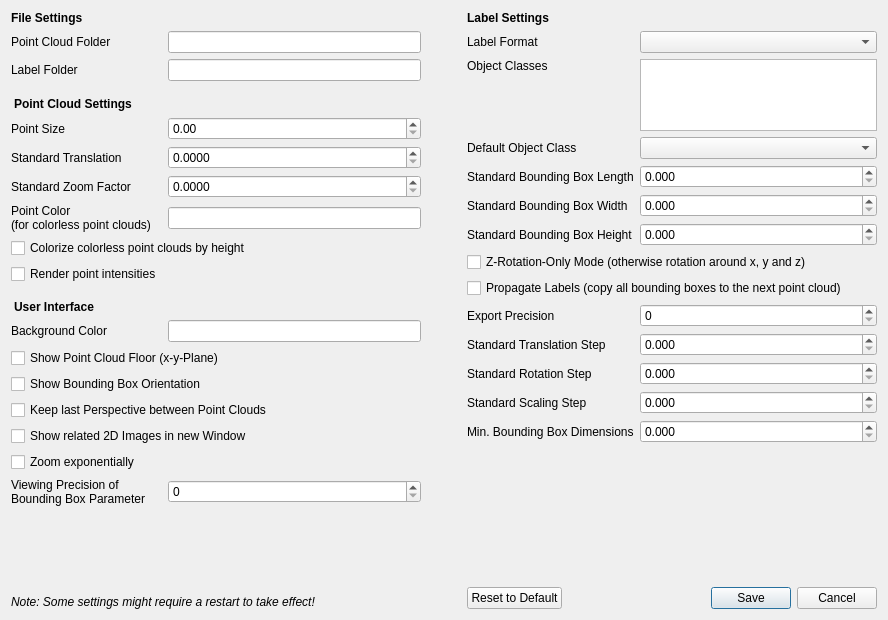
<?xml version="1.0" encoding="UTF-8"?>
<ui version="4.0">
 <class>SettingsDialog</class>
 <widget class="QDialog" name="SettingsDialog">
  <property name="geometry">
   <rect>
    <x>0</x>
    <y>0</y>
    <width>888</width>
    <height>620</height>
   </rect>
  </property>
  <property name="windowTitle">
   <string>Change Settings</string>
  </property>
  <layout class="QHBoxLayout" name="horizontalLayout">
   <item>
    <layout class="QGridLayout" name="gridLayout">
     <property name="sizeConstraint">
      <enum>QLayout::SetMaximumSize</enum>
     </property>
     <property name="rightMargin">
      <number>0</number>
     </property>
     <item row="15" column="1" colspan="2">
      <widget class="QCheckBox" name="checkBox_show2dimage">
       <property name="text">
        <string>Show related 2D Images in new Window</string>
       </property>
      </widget>
     </item>
     <item row="18" column="1">
      <spacer name="verticalSpacer_2">
       <property name="orientation">
        <enum>Qt::Vertical</enum>
       </property>
       <property name="sizeHint" stdset="0">
        <size>
         <width>20</width>
         <height>40</height>
        </size>
       </property>
      </spacer>
     </item>
     <item row="8" column="1" colspan="2">
      <widget class="QCheckBox" name="checkBox_colorizecolorless">
       <property name="toolTip">
        <string>Colerize colorless point clouds by height value.</string>
       </property>
       <property name="text">
        <string>Colorize colorless point clouds by height</string>
       </property>
      </widget>
     </item>
     <item row="13" column="1" colspan="2">
      <widget class="QCheckBox" name="checkBox_showbboxorientation">
       <property name="toolTip">
        <string>Visualizes the object's orientation with an arrow.</string>
       </property>
       <property name="text">
        <string>Show Bounding Box Orientation</string>
       </property>
      </widget>
     </item>
     <item row="14" column="1" colspan="2">
      <widget class="QCheckBox" name="checkBox_keepperspective">
       <property name="toolTip">
        <string>Applies the last perspective of the previous point cloud to the current point cloud when loading.</string>
       </property>
       <property name="text">
        <string>Keep last Perspective between Point Clouds</string>
       </property>
      </widget>
     </item>
     <item row="0" column="1">
      <widget class="QLabel" name="title_filesettings">
       <property name="sizePolicy">
        <sizepolicy hsizetype="Preferred" vsizetype="Maximum">
         <horstretch>0</horstretch>
         <verstretch>0</verstretch>
        </sizepolicy>
       </property>
       <property name="font">
        <font>
         <weight>75</weight>
         <bold>true</bold>
        </font>
       </property>
       <property name="text">
        <string>File Settings</string>
       </property>
      </widget>
     </item>
     <item row="11" column="2">
      <widget class="QLineEdit" name="lineEdit_backgroundcolor">
       <property name="toolTip">
        <string>Background color of the point cloud viewer (rgb).</string>
       </property>
      </widget>
     </item>
     <item row="2" column="2">
      <widget class="QLineEdit" name="lineEdit_labelfolder">
       <property name="toolTip">
        <string>Path to the folder where the label files will be saved.</string>
       </property>
      </widget>
     </item>
     <item row="19" column="1" colspan="2">
      <widget class="QLabel" name="label">
       <property name="font">
        <font>
         <italic>true</italic>
        </font>
       </property>
       <property name="text">
        <string>Note: Some settings might require a restart to take effect!</string>
       </property>
      </widget>
     </item>
     <item row="4" column="1">
      <widget class="QLabel" name="label_pointsize">
       <property name="toolTip">
        <string>Rasterized diameter of each point from the point cloud.</string>
       </property>
       <property name="text">
        <string>Point Size</string>
       </property>
      </widget>
     </item>
     <item row="5" column="2">
      <widget class="QDoubleSpinBox" name="doubleSpinBox_standardtranslation">
       <property name="toolTip">
        <string>Standard step for point cloud translation.</string>
       </property>
       <property name="decimals">
        <number>4</number>
       </property>
       <property name="singleStep">
        <double>0.010000000000000</double>
       </property>
      </widget>
     </item>
     <item row="7" column="1">
      <widget class="QLabel" name="label_pointcolor">
       <property name="toolTip">
        <string>Point color for colorless point clouds (r,g,b).</string>
       </property>
       <property name="text">
        <string>Point Color
(for colorless point clouds)</string>
       </property>
      </widget>
     </item>
     <item row="10" column="1">
      <widget class="QLabel" name="title_userinterface">
       <property name="font">
        <font>
         <weight>75</weight>
         <bold>true</bold>
        </font>
       </property>
       <property name="styleSheet">
        <string notr="true">margin-top: 10px</string>
       </property>
       <property name="text">
        <string>User Interface</string>
       </property>
      </widget>
     </item>
     <item row="6" column="1">
      <widget class="QLabel" name="label_standardzoom">
       <property name="toolTip">
        <string>Standard step for zooming.</string>
       </property>
       <property name="text">
        <string>Standard Zoom Factor</string>
       </property>
      </widget>
     </item>
     <item row="5" column="1">
      <widget class="QLabel" name="label_standardtranslation">
       <property name="toolTip">
        <string>Standard step for point cloud translation.</string>
       </property>
       <property name="text">
        <string>Standard Translation</string>
       </property>
      </widget>
     </item>
     <item row="17" column="2">
      <widget class="QSpinBox" name="spinBox_viewingprecision">
       <property name="toolTip">
        <string>number of decimal places shown for the parameters of the active bounding box.</string>
       </property>
      </widget>
     </item>
     <item row="12" column="1" colspan="2">
      <widget class="QCheckBox" name="checkBox_showfloor">
       <property name="toolTip">
        <string>Visualizes the pointcloud floor (x-y-plane) as a grid.</string>
       </property>
       <property name="text">
        <string>Show Point Cloud Floor (x-y-Plane)</string>
       </property>
      </widget>
     </item>
     <item row="1" column="1">
      <widget class="QLabel" name="label_pointcloudfolder">
       <property name="toolTip">
        <string>Path to the folder that contains the point cloud files.</string>
       </property>
       <property name="text">
        <string>Point Cloud Folder</string>
       </property>
      </widget>
     </item>
     <item row="2" column="1">
      <widget class="QLabel" name="label_labelfolder">
       <property name="toolTip">
        <string>Path to the folder where the label files will be saved.</string>
       </property>
       <property name="text">
        <string>Label Folder</string>
       </property>
      </widget>
     </item>
     <item row="3" column="1" colspan="2">
      <widget class="QLabel" name="title_pointcloudsettings">
       <property name="sizePolicy">
        <sizepolicy hsizetype="Preferred" vsizetype="Maximum">
         <horstretch>0</horstretch>
         <verstretch>0</verstretch>
        </sizepolicy>
       </property>
       <property name="font">
        <font>
         <weight>75</weight>
         <bold>true</bold>
        </font>
       </property>
       <property name="styleSheet">
        <string notr="true">margin-top: 10px</string>
       </property>
       <property name="text">
        <string>Point Cloud Settings</string>
       </property>
      </widget>
     </item>
     <item row="1" column="2">
      <widget class="QLineEdit" name="lineEdit_pointcloudfolder">
       <property name="toolTip">
        <string>Path to the folder that contains the point cloud files.</string>
       </property>
      </widget>
     </item>
     <item row="7" column="2">
      <widget class="QLineEdit" name="lineEdit_pointcolor">
       <property name="toolTip">
        <string>Point color for colorless point clouds (r,g,b).</string>
       </property>
      </widget>
     </item>
     <item row="11" column="1">
      <widget class="QLabel" name="label_backgroundcolor">
       <property name="toolTip">
        <string>Background color of the point cloud viewer (rgb).</string>
       </property>
       <property name="text">
        <string>Background Color</string>
       </property>
      </widget>
     </item>
     <item row="16" column="1">
      <widget class="QCheckBox" name="checkBox_expZoom">
       <property name="text">
        <string>Zoom exponentially</string>
       </property>
      </widget>
     </item>
     <item row="17" column="1">
      <widget class="QLabel" name="label_viewingprecision">
       <property name="toolTip">
        <string>number of decimal places shown for the parameters of the active bounding box.</string>
       </property>
       <property name="text">
        <string>Viewing Precision of
Bounding Box Parameter</string>
       </property>
      </widget>
     </item>
     <item row="6" column="2">
      <widget class="QDoubleSpinBox" name="doubleSpinBox_standardzoom">
       <property name="toolTip">
        <string>Standard step for zooming.</string>
       </property>
       <property name="decimals">
        <number>4</number>
       </property>
       <property name="singleStep">
        <double>0.010000000000000</double>
       </property>
      </widget>
     </item>
     <item row="4" column="2">
      <widget class="QDoubleSpinBox" name="doubleSpinBox_pointsize">
       <property name="toolTip">
        <string>Rasterized diameter of each point from the point cloud.</string>
       </property>
       <property name="decimals">
        <number>2</number>
       </property>
       <property name="maximum">
        <double>500.000000000000000</double>
       </property>
      </widget>
     </item>
     <item row="9" column="1">
      <widget class="QCheckBox" name="checkBox_doIntensity">
       <property name="text">
        <string>Render point intensities</string>
       </property>
      </widget>
     </item>
    </layout>
   </item>
   <item>
    <spacer name="horizontalSpacer">
     <property name="orientation">
      <enum>Qt::Horizontal</enum>
     </property>
     <property name="sizeType">
      <enum>QSizePolicy::Fixed</enum>
     </property>
     <property name="sizeHint" stdset="0">
      <size>
       <width>40</width>
       <height>20</height>
      </size>
     </property>
    </spacer>
   </item>
   <item>
    <layout class="QGridLayout" name="gridLayout_2">
     <property name="sizeConstraint">
      <enum>QLayout::SetMaximumSize</enum>
     </property>
     <property name="rightMargin">
      <number>0</number>
     </property>
     <item row="14" column="2">
      <widget class="QDoubleSpinBox" name="doubleSpinBox_stdbboxscaling">
       <property name="toolTip">
        <string>Standard step for scaling the bounding box.</string>
       </property>
       <property name="decimals">
        <number>3</number>
       </property>
       <property name="maximum">
        <double>500.000000000000000</double>
       </property>
       <property name="singleStep">
        <double>0.010000000000000</double>
       </property>
      </widget>
     </item>
     <item row="16" column="2">
      <spacer name="verticalSpacer_3">
       <property name="orientation">
        <enum>Qt::Vertical</enum>
       </property>
       <property name="sizeType">
        <enum>QSizePolicy::Expanding</enum>
       </property>
       <property name="sizeHint" stdset="0">
        <size>
         <width>20</width>
         <height>40</height>
        </size>
       </property>
      </spacer>
     </item>
     <item row="12" column="1">
      <widget class="QLabel" name="label_stdbboxtranslation">
       <property name="toolTip">
        <string>Standard step for translating the bounding box (meter).</string>
       </property>
       <property name="text">
        <string>Standard Translation Step</string>
       </property>
      </widget>
     </item>
     <item row="2" column="1">
      <widget class="QLabel" name="label_objectclasses">
       <property name="toolTip">
        <string>List of object classes for autocompletion in the text field.</string>
       </property>
       <property name="text">
        <string>Object Classes</string>
       </property>
       <property name="alignment">
        <set>Qt::AlignLeading|Qt::AlignLeft|Qt::AlignTop</set>
       </property>
      </widget>
     </item>
     <item row="10" column="2">
      <widget class="QSpinBox" name="spinBox_exportprecision">
       <property name="toolTip">
        <string>Number of decimal places shown for the parameters of the active bounding box.</string>
       </property>
      </widget>
     </item>
     <item row="10" column="1">
      <widget class="QLabel" name="label_exportprecision">
       <property name="toolTip">
        <string>Number of decimal places shown for the parameters of the active bounding box.</string>
       </property>
       <property name="text">
        <string>Export Precision</string>
       </property>
      </widget>
     </item>
     <item row="5" column="2">
      <widget class="QDoubleSpinBox" name="doubleSpinBox_stdbboxlength">
       <property name="toolTip">
        <string>Default length of the bounding box (for picking mode).</string>
       </property>
       <property name="decimals">
        <number>3</number>
       </property>
       <property name="maximum">
        <double>500.000000000000000</double>
       </property>
       <property name="singleStep">
        <double>0.100000000000000</double>
       </property>
      </widget>
     </item>
     <item row="7" column="1">
      <widget class="QLabel" name="label_stdbboxheight">
       <property name="toolTip">
        <string>Default height of the bounding box (for picking mode).</string>
       </property>
       <property name="text">
        <string>Standard Bounding Box Height</string>
       </property>
      </widget>
     </item>
     <item row="12" column="2">
      <widget class="QDoubleSpinBox" name="doubleSpinBox_stdbboxtranslation">
       <property name="toolTip">
        <string>Standard step for translating the bounding box (meter).</string>
       </property>
       <property name="decimals">
        <number>3</number>
       </property>
       <property name="maximum">
        <double>500.000000000000000</double>
       </property>
       <property name="singleStep">
        <double>0.100000000000000</double>
       </property>
      </widget>
     </item>
     <item row="2" column="2">
      <widget class="QPlainTextEdit" name="plainTextEdit_objectclasses">
       <property name="sizePolicy">
        <sizepolicy hsizetype="Expanding" vsizetype="Maximum">
         <horstretch>0</horstretch>
         <verstretch>0</verstretch>
        </sizepolicy>
       </property>
       <property name="toolTip">
        <string>List of object classes for autocompletion in the text field.</string>
       </property>
       <property name="sizeAdjustPolicy">
        <enum>QAbstractScrollArea::AdjustToContents</enum>
       </property>
      </widget>
     </item>
     <item row="6" column="2">
      <widget class="QDoubleSpinBox" name="doubleSpinBox_stdbboxwidth">
       <property name="toolTip">
        <string>Default width of the bounding box (for picking mode).</string>
       </property>
       <property name="decimals">
        <number>3</number>
       </property>
       <property name="maximum">
        <double>500.000000000000000</double>
       </property>
       <property name="singleStep">
        <double>0.100000000000000</double>
       </property>
      </widget>
     </item>
     <item row="1" column="1">
      <widget class="QLabel" name="label_labelformat">
       <property name="toolTip">
        <string>Format for exporting labels.</string>
       </property>
       <property name="text">
        <string>Label Format</string>
       </property>
      </widget>
     </item>
     <item row="15" column="2">
      <widget class="QDoubleSpinBox" name="doubleSpinBox_minbboxdimensions">
       <property name="toolTip">
        <string>Minimum value for the length, width and height of a bounding box.</string>
       </property>
       <property name="decimals">
        <number>3</number>
       </property>
       <property name="singleStep">
        <double>0.001000000000000</double>
       </property>
      </widget>
     </item>
     <item row="0" column="1">
      <widget class="QLabel" name="title_labelsettings">
       <property name="sizePolicy">
        <sizepolicy hsizetype="Preferred" vsizetype="Maximum">
         <horstretch>0</horstretch>
         <verstretch>0</verstretch>
        </sizepolicy>
       </property>
       <property name="font">
        <font>
         <weight>75</weight>
         <bold>true</bold>
        </font>
       </property>
       <property name="text">
        <string>Label Settings</string>
       </property>
      </widget>
     </item>
     <item row="16" column="1">
      <spacer name="verticalSpacer">
       <property name="orientation">
        <enum>Qt::Vertical</enum>
       </property>
       <property name="sizeType">
        <enum>QSizePolicy::Expanding</enum>
       </property>
       <property name="sizeHint" stdset="0">
        <size>
         <width>20</width>
         <height>30</height>
        </size>
       </property>
      </spacer>
     </item>
     <item row="1" column="2">
      <widget class="QComboBox" name="comboBox_labelformat">
       <property name="toolTip">
        <string>Format for exporting labels.</string>
       </property>
      </widget>
     </item>
     <item row="13" column="1">
      <widget class="QLabel" name="label_stdbboxrotation">
       <property name="toolTip">
        <string>Standard step for rotating the bounding box (degree).</string>
       </property>
       <property name="text">
        <string>Standard Rotation Step</string>
       </property>
      </widget>
     </item>
     <item row="13" column="2">
      <widget class="QDoubleSpinBox" name="doubleSpinBox_stdbboxrotation">
       <property name="toolTip">
        <string>Standard step for rotating the bounding box (degree).</string>
       </property>
       <property name="decimals">
        <number>3</number>
       </property>
       <property name="maximum">
        <double>364.000000000000000</double>
       </property>
       <property name="singleStep">
        <double>0.100000000000000</double>
       </property>
      </widget>
     </item>
     <item row="6" column="1">
      <widget class="QLabel" name="label_stdbboxwidth">
       <property name="toolTip">
        <string>Default width of the bounding box (for picking mode).</string>
       </property>
       <property name="text">
        <string>Standard Bounding Box Width</string>
       </property>
      </widget>
     </item>
     <item row="7" column="2">
      <widget class="QDoubleSpinBox" name="doubleSpinBox_stdbboxheight">
       <property name="toolTip">
        <string>Default height of the bounding box (for picking mode).</string>
       </property>
       <property name="decimals">
        <number>3</number>
       </property>
       <property name="maximum">
        <double>500.000000000000000</double>
       </property>
       <property name="singleStep">
        <double>0.100000000000000</double>
       </property>
      </widget>
     </item>
     <item row="14" column="1">
      <widget class="QLabel" name="label_stdbboxscaling">
       <property name="toolTip">
        <string>Standard step for scaling the bounding box.</string>
       </property>
       <property name="text">
        <string>Standard Scaling Step</string>
       </property>
      </widget>
     </item>
     <item row="5" column="1">
      <widget class="QLabel" name="label_stdbboxlength">
       <property name="toolTip">
        <string>Default length of the bounding box (for picking mode).</string>
       </property>
       <property name="text">
        <string>Standard Bounding Box Length</string>
       </property>
      </widget>
     </item>
     <item row="15" column="1">
      <widget class="QLabel" name="label_minbboxdimensions">
       <property name="toolTip">
        <string>Minimum value for the length, width and height of a bounding box.</string>
       </property>
       <property name="text">
        <string>Min. Bounding Box Dimensions</string>
       </property>
      </widget>
     </item>
     <item row="8" column="1" colspan="2">
      <widget class="QCheckBox" name="checkBox_zrotationonly">
       <property name="toolTip">
        <string>Only allow z-rotation of bounding boxes. Deactivate to also label x- &amp; y-rotation.</string>
       </property>
       <property name="text">
        <string>Z-Rotation-Only Mode (otherwise rotation around x, y and z)</string>
       </property>
      </widget>
     </item>
     <item row="4" column="1">
      <widget class="QLabel" name="label_defaultobjectclass">
       <property name="sizePolicy">
        <sizepolicy hsizetype="Preferred" vsizetype="Maximum">
         <horstretch>0</horstretch>
         <verstretch>0</verstretch>
        </sizepolicy>
       </property>
       <property name="toolTip">
        <string>Default object class for new bounding boxes.</string>
       </property>
       <property name="text">
        <string>Default Object Class</string>
       </property>
      </widget>
     </item>
     <item row="17" column="2">
      <widget class="QDialogButtonBox" name="buttonBox">
       <property name="locale">
        <locale language="English" country="UnitedStates"/>
       </property>
       <property name="orientation">
        <enum>Qt::Horizontal</enum>
       </property>
       <property name="standardButtons">
        <set>QDialogButtonBox::Cancel|QDialogButtonBox::Save</set>
       </property>
      </widget>
     </item>
     <item row="4" column="2">
      <widget class="QComboBox" name="comboBox_defaultobjectclass">
       <property name="toolTip">
        <string>Default object class for new bounding boxes.</string>
       </property>
      </widget>
     </item>
     <item row="17" column="1">
      <widget class="QPushButton" name="reset_button">
       <property name="sizePolicy">
        <sizepolicy hsizetype="Maximum" vsizetype="Fixed">
         <horstretch>0</horstretch>
         <verstretch>0</verstretch>
        </sizepolicy>
       </property>
       <property name="text">
        <string>Reset to Default</string>
       </property>
      </widget>
     </item>
     <item row="9" column="1" colspan="2">
      <widget class="QCheckBox" name="checkBox_propagatelabels">
       <property name="text">
        <string>Propagate Labels (copy all bounding boxes to the next point cloud)</string>
       </property>
      </widget>
     </item>
    </layout>
   </item>
  </layout>
 </widget>
 <resources/>
 <connections>
  <connection>
   <sender>buttonBox</sender>
   <signal>accepted()</signal>
   <receiver>SettingsDialog</receiver>
   <slot>accept()</slot>
   <hints>
    <hint type="sourcelabel">
     <x>248</x>
     <y>254</y>
    </hint>
    <hint type="destinationlabel">
     <x>157</x>
     <y>274</y>
    </hint>
   </hints>
  </connection>
  <connection>
   <sender>buttonBox</sender>
   <signal>rejected()</signal>
   <receiver>SettingsDialog</receiver>
   <slot>reject()</slot>
   <hints>
    <hint type="sourcelabel">
     <x>316</x>
     <y>260</y>
    </hint>
    <hint type="destinationlabel">
     <x>286</x>
     <y>274</y>
    </hint>
   </hints>
  </connection>
  <connection>
   <sender>checkBox_colorizecolorless</sender>
   <signal>toggled(bool)</signal>
   <receiver>lineEdit_pointcolor</receiver>
   <slot>setHidden(bool)</slot>
   <hints>
    <hint type="sourcelabel">
     <x>199</x>
     <y>246</y>
    </hint>
    <hint type="destinationlabel">
     <x>281</x>
     <y>217</y>
    </hint>
   </hints>
  </connection>
  <connection>
   <sender>checkBox_colorizecolorless</sender>
   <signal>toggled(bool)</signal>
   <receiver>label_pointcolor</receiver>
   <slot>setDisabled(bool)</slot>
   <hints>
    <hint type="sourcelabel">
     <x>199</x>
     <y>246</y>
    </hint>
    <hint type="destinationlabel">
     <x>87</x>
     <y>217</y>
    </hint>
   </hints>
  </connection>
 </connections>
</ui>
